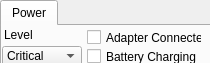
<?xml version="1.0" encoding="UTF-8"?>
<ui version="4.0">
 <class>ControlPanel</class>
 <widget class="QDialog" name="ControlPanel">
  <property name="geometry">
   <rect>
    <x>0</x>
    <y>0</y>
    <width>210</width>
    <height>63</height>
   </rect>
  </property>
  <property name="windowTitle">
   <string>Form</string>
  </property>
  <widget class="QTabWidget" name="tabs">
   <property name="geometry">
    <rect>
     <x>0</x>
     <y>0</y>
     <width>212</width>
     <height>66</height>
    </rect>
   </property>
   <widget class="QWidget" name="tabPower">
    <attribute name="title">
     <string>Power</string>
    </attribute>
    <widget class="QComboBox" name="battery_level">
     <property name="geometry">
      <rect>
       <x>0</x>
       <y>20</y>
       <width>80</width>
       <height>20</height>
      </rect>
     </property>
     <item>
      <property name="text">
       <string>Critical</string>
      </property>
     </item>
     <item>
      <property name="text">
       <string>Low</string>
      </property>
     </item>
     <item>
      <property name="text">
       <string>Half Full</string>
      </property>
     </item>
     <item>
      <property name="text">
       <string>Mostly Full</string>
      </property>
     </item>
     <item>
      <property name="text">
       <string>Completely Full</string>
      </property>
     </item>
    </widget>
    <widget class="QLabel" name="label_power_state">
     <property name="geometry">
      <rect>
       <x>2</x>
       <y>1</y>
       <width>31</width>
       <height>16</height>
      </rect>
     </property>
     <property name="text">
      <string>Level</string>
     </property>
    </widget>
    <widget class="QCheckBox" name="adapter_connected">
     <property name="geometry">
      <rect>
       <x>85</x>
       <y>3</y>
       <width>115</width>
       <height>17</height>
      </rect>
     </property>
     <property name="text">
      <string>Adapter Connected</string>
     </property>
    </widget>
    <widget class="QCheckBox" name="battery_charging">
     <property name="geometry">
      <rect>
       <x>85</x>
       <y>22</y>
       <width>111</width>
       <height>17</height>
      </rect>
     </property>
     <property name="text">
      <string>Battery Charging</string>
     </property>
    </widget>
   </widget>
  </widget>
 </widget>
 <resources/>
 <connections/>
</ui>
